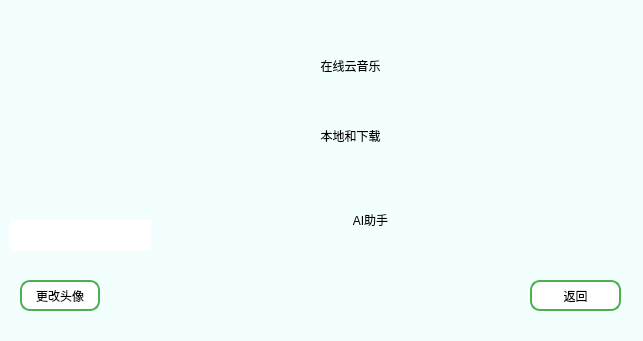
<?xml version="1.0" encoding="UTF-8"?>
<ui version="4.0">
 <class>AfterLogin</class>
 <widget class="QWidget" name="AfterLogin">
  <property name="geometry">
   <rect>
    <x>0</x>
    <y>0</y>
    <width>643</width>
    <height>341</height>
   </rect>
  </property>
  <property name="windowTitle">
   <string>Form</string>
  </property>
  <property name="styleSheet">
   <string notr="true">background-color: rgb(243, 255, 255);</string>
  </property>
  <widget class="QLabel" name="label_afterLoginImage">
   <property name="geometry">
    <rect>
     <x>10</x>
     <y>10</y>
     <width>141</width>
     <height>121</height>
    </rect>
   </property>
   <property name="styleSheet">
    <string notr="true"/>
   </property>
   <property name="text">
    <string/>
   </property>
  </widget>
  <widget class="QLabel" name="label_afterLoginName">
   <property name="geometry">
    <rect>
     <x>10</x>
     <y>220</y>
     <width>141</width>
     <height>31</height>
    </rect>
   </property>
   <property name="styleSheet">
    <string notr="true">background-color: rgb(255, 255, 255);</string>
   </property>
   <property name="text">
    <string/>
   </property>
  </widget>
  <widget class="QPushButton" name="pushButton_changeHeaderimage">
   <property name="geometry">
    <rect>
     <x>20</x>
     <y>280</y>
     <width>80</width>
     <height>31</height>
    </rect>
   </property>
   <property name="styleSheet">
    <string notr="true">QPushButton#pushButton_changeHeaderimage
{
	border: 2px solid #4CAF50;
	border-radius: 10px;
	background-color: white;
}
QPushButton#pushButton_changeHeaderimage:hover
{
	background-color: #E8F5E9;
}
QPushButton#pushButton_changeHeaderimage:pressed
{
	background-color: #C8E6C9;
}
</string>
   </property>
   <property name="text">
    <string>更改头像</string>
   </property>
  </widget>
  <widget class="QPushButton" name="pushButton_back">
   <property name="geometry">
    <rect>
     <x>530</x>
     <y>280</y>
     <width>91</width>
     <height>31</height>
    </rect>
   </property>
   <property name="styleSheet">
    <string notr="true">QPushButton#pushButton_back
{
	border: 2px solid #4CAF50;
	border-radius: 10px;
	background-color: white;
}
QPushButton#pushButton_back:hover
{
	background-color: #E8F5E9;
}
QPushButton#pushButton_back:pressed
{
	background-color: #C8E6C9;
}</string>
   </property>
   <property name="text">
    <string>返回</string>
   </property>
  </widget>
  <widget class="QLabel" name="label_nickname">
   <property name="geometry">
    <rect>
     <x>10</x>
     <y>160</y>
     <width>141</width>
     <height>31</height>
    </rect>
   </property>
   <property name="styleSheet">
    <string notr="true"/>
   </property>
   <property name="text">
    <string/>
   </property>
  </widget>
  <widget class="QPushButton" name="pushButton_enterMusicplayer">
   <property name="geometry">
    <rect>
     <x>300</x>
     <y>120</y>
     <width>101</width>
     <height>31</height>
    </rect>
   </property>
   <property name="styleSheet">
    <string notr="true">QPushButton#pushButton_enterMusicplayer {  
    border: none; /* 或者完全省略这行，因为没有设置边框宽度和样式，它默认为none */  
    border-radius: 10px; /* 设置圆角边框 */  
    background-color: rgba(255, 255, 255, 0); /* 设置为透明背景 */  
    color: black; /* 文字颜色 */  
}  
  
QPushButton#pushButton_enterMusicplayer:hover {  
    background-color: rgba(200, 255, 200, 0.5); /* 悬停时浅浅绿色 */  
}  
  
QPushButton#pushButton_enterMusicplayer:pressed {  
    background-color: rgba(0, 255, 0, 0.5); /* 按下时亮绿色 */  
}</string>
   </property>
   <property name="text">
    <string>本地和下载</string>
   </property>
  </widget>
  <widget class="QLabel" name="label_AIchat">
   <property name="geometry">
    <rect>
     <x>300</x>
     <y>200</y>
     <width>41</width>
     <height>31</height>
    </rect>
   </property>
   <property name="styleSheet">
    <string notr="true">image: url(:/images/AI_chat.png);</string>
   </property>
   <property name="text">
    <string/>
   </property>
  </widget>
  <widget class="QPushButton" name="pushButton_AIchat">
   <property name="geometry">
    <rect>
     <x>340</x>
     <y>210</y>
     <width>61</width>
     <height>20</height>
    </rect>
   </property>
   <property name="styleSheet">
    <string notr="true">QPushButton#pushButton_AIchat {  
    border: none; /* 或者完全省略这行，因为没有设置边框宽度和样式，它默认为none */  
    border-radius: 10px; /* 设置圆角边框 */  
    background-color: rgba(255, 255, 255, 0); /* 设置为透明背景 */  
    color: black; /* 文字颜色 */  
}  
  
QPushButton#pushButton_AIchat:hover {  
    background-color: rgba(200, 255, 200, 0.5); /* 悬停时浅浅绿色 */  
}  
  
QPushButton#pushButton_AIchat:pressed {  
    background-color: rgba(0, 255, 0, 0.5); /* 按下时亮绿色 */  
}</string>
   </property>
   <property name="text">
    <string>AI助手</string>
   </property>
  </widget>
  <widget class="QPushButton" name="pushButton_onlinemusic">
   <property name="geometry">
    <rect>
     <x>300</x>
     <y>50</y>
     <width>101</width>
     <height>31</height>
    </rect>
   </property>
   <property name="styleSheet">
    <string notr="true">QPushButton#pushButton_onlinemusic {  
    border: none; /* 或者完全省略这行，因为没有设置边框宽度和样式，它默认为none */  
    border-radius: 10px; /* 设置圆角边框 */  
    background-color: rgba(255, 255, 255, 0); /* 设置为透明背景 */  
    color: black; /* 文字颜色 */  
}  
  
QPushButton#pushButton_onlinemusic:hover {  
    background-color: rgba(200, 255, 200, 0.5); /* 悬停时浅浅绿色 */  
}  
  
QPushButton#pushButton_onlinemusic:pressed {  
    background-color: rgba(0, 255, 0, 0.5); /* 按下时亮绿色 */  
}</string>
   </property>
   <property name="text">
    <string>在线云音乐</string>
   </property>
  </widget>
  <widget class="QLabel" name="label_AIgeneratedimage">
   <property name="geometry">
    <rect>
     <x>410</x>
     <y>40</y>
     <width>211</width>
     <height>211</height>
    </rect>
   </property>
   <property name="text">
    <string/>
   </property>
  </widget>
 </widget>
 <resources/>
 <connections/>
</ui>
